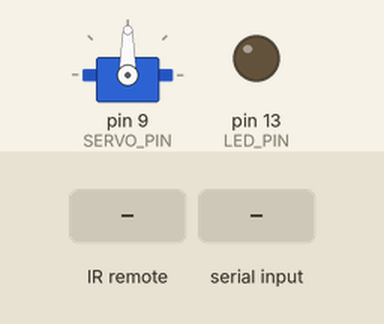
Simulated run of this program. Board: Arduino Uno, built with avr-gcc and run on an emulated ATmega328P. Shown: servo, output pins drawn as LEDs (lit = HIGH). The inputs (shaded band) are chosen by the test bench. What the program prints to the serial monitor is not drawn.

Above: at 1.8 s.
1.9 s: infrared code 0xFFFFFFFF received
3.4 s: "1" received over Serial
5.0 s: infrared code 0xFFE0E1 received
At 5.9 s:
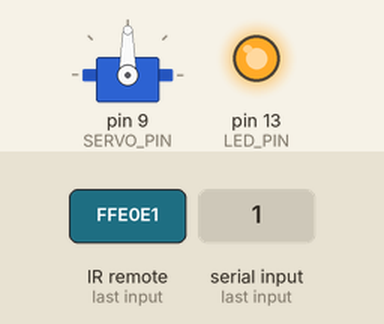
6.5 s: "2" received over Serial
8.1 s: infrared code 0xFF02FD received
At 9.0 s:
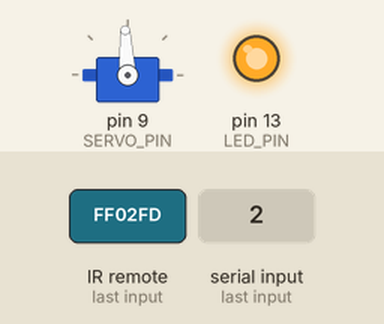
Timing chart, 0 to 10.6 s (numbered marks = the images above; inputs shaded):
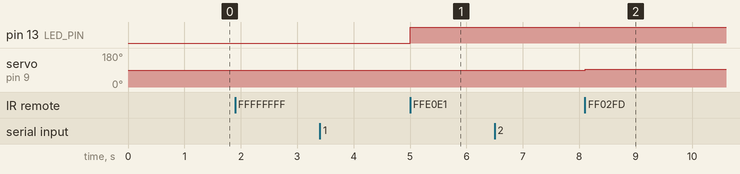

Measured:
- after the input at 1.9 s, every drawn part: stays the same
- after the input at 3.4 s, every drawn part: stays the same
- after the input at 5.0 s, pin 13 (LED_PIN): LOW → HIGH at once
- after the input at 6.5 s, every drawn part: stays the same
- after the input at 8.1 s, servo on pin 9 (SERVO_PIN): 90° → 93° at once

The program:

main.cpp
```cpp
// (licence header left out)
#include <Arduino.h>
#include <IRremote.h>
#include <Servo.h>

// ----------------------------------------------------------
//                    Константи та змінні
// ----------------------------------------------------------

const int RECV_PIN = 2;   ///< Пін приймача ІЧ-пульта
const int LED_PIN = 13;   ///< Вбудований світлодіод
const int SERVO_PIN = 9;  ///< Пін сервоприводу
const int ANGLE_STEP = 3; ///< Крок зміни кута сервоприводу

IRrecv irrecv(RECV_PIN);  ///< Об’єкт приймача ІЧ-сигналів
decode_results results;   ///< Збереження прийнятого коду
Servo myServo;            ///< Об’єкт сервоприводу

int menuMode = 0;         ///< Поточний режим (0 – моніторинг, 1 – LED, 2 – серво)
int servoAngle = 90;      ///< Поточний кут сервоприводу

// ----------------------------------------------------------
//                   ПРОТОТИПИ ФУНКЦІЙ
// ----------------------------------------------------------
void PrintMenu();
void HandleSerialInput();
void HandleIRInput();
void HandleLEDControl(unsigned long code);
void HandleServoControl(unsigned long code);
void PrintAngleChange(int angle);

// ----------------------------------------------------------
//                         SETUP()
// ----------------------------------------------------------
void setup() {
  Serial.begin(9600);
  Serial.println("====================================================");
  Serial.println("📡 Система керування через ІЧ-пульт і Serial Monitor");
  Serial.println("====================================================");
  Serial.println();
  Serial.println(">  Ініціалізація пристроїв: ");

  irrecv.enableIRIn();
  pinMode(LED_PIN, OUTPUT);
  Serial.println("[+]  Ініціалізація вбудованого світлодіоду ");
  Serial.println("[+]  Ініціалізація IR-приймача ");
  if (myServo.attach(SERVO_PIN))
  {
    Serial.println("[+]  Ініціалізація сервоприводу ");
    myServo.write(servoAngle);
  }
  else Serial.println("[-]  Ініціалізація сервоприводу ");
  Serial.println();
  PrintMenu();
}

// ----------------------------------------------------------
//                          LOOP()
// ----------------------------------------------------------
void loop() {
  HandleSerialInput(); // Обробка вводу з терміналу
  HandleIRInput();     // Обробка команд із пульта
}

// ----------------------------------------------------------
//                    ОБРОБКА ВВОДУ З SERIAL
// ----------------------------------------------------------
/**
 * @brief Обробляє введення користувача з терміналу (Serial Monitor).
 *
 * Користувач може ввести цифру 0, 1 або 2 для перемикання між режимами:
 * - 0 — Моніторинг кнопок пульта
 * - 1 — Керування світлодіодом
 * - 2 — Керування сервоприводом
 */
void HandleSerialInput() {
  if (Serial.available()) {
    char choice = Serial.read();
    switch (choice) {
      case '0': menuMode = 0; break;
      case '1': menuMode = 1; break;
      case '2': menuMode = 2; break;
      default:
        Serial.println("❌ Невідомий вибір. Введіть 0, 1 або 2.");
        return;
    }
    PrintMenu();
  }
}

// ----------------------------------------------------------
//                 ОБРОБКА СИГНАЛІВ З ПУЛЬТА
// ----------------------------------------------------------
/**
 * @brief Обробляє команди з ІЧ-пульта в залежності від поточного режиму.
 *
 * Усі прийняті коди виводяться у Serial Monitor у шістнадцятковому форматі.
 * Відповідна функція обробки викликається залежно від активного режиму меню.
 */
void HandleIRInput() {
  if (irrecv.decode(&results)) {
    unsigned long code = results.value;

    // Вивід коду кнопки
    Serial.print("Код кнопки: 0x");
    Serial.println(code, HEX);

    switch (menuMode) {
      case 0:
        Serial.println("Режим моніторингу: кнопка прийнята.\n");
        break;
      case 1:
        HandleLEDControl(code);
        break;
      case 2:
        HandleServoControl(code);
        break;
    }

    irrecv.resume(); // Готуватися до прийому наступного сигналу
  }
}

// ----------------------------------------------------------
//                    ВИВІД МЕНЮ В ТЕРМІНАЛ
// ----------------------------------------------------------
/**
 * @brief Виводить головне меню програми у Serial Monitor.
 */
void PrintMenu() {
  Serial.println("\n=== ГОЛОВНЕ МЕНЮ ===");
  Serial.println("0 - Режим моніторингу кнопок");
  Serial.println("1 - Керування світлодіодом");
  Serial.println("2 - Керування сервоприводом");
  Serial.print("Поточний режим: ");
  switch (menuMode) {
    case 0: Serial.println("Моніторинг кнопок"); break;
    case 1: Serial.println("LED-керування"); break;
    case 2: Serial.println("Серво-керування"); break;
  }
  Serial.println("====================\n");
}

// ----------------------------------------------------------
//              КЕРУВАННЯ СВІТЛОДІОДОМ З ПУЛЬТА
// ----------------------------------------------------------
/**
 * @brief Обробляє натискання кнопок пульта у режимі керування LED.
 *
 * Кнопка '*' — вмикає світлодіод.
 * Кнопка '#' — вимикає світлодіод.
 */
void HandleLEDControl(unsigned long code) {
  switch (code) {
    case 0xFFFFFFFF: break; // Повтор — пропускаємо
    case 0xFFE0E1:   // Код кнопки "*"
      digitalWrite(LED_PIN, HIGH);
      Serial.println("💡 Світлодіод УВІМКНЕНО\n");
      break;
    case 0xFF02FD:   // Код кнопки "#"
      digitalWrite(LED_PIN, LOW);
      Serial.println("💡 Світлодіод ВИМКНЕНО\n");
      break;
    default:
      Serial.println("Невідома кнопка у режимі LED.");
  }
}

// ----------------------------------------------------------
//               КЕРУВАННЯ СЕРВОПРИВОДОМ
// ----------------------------------------------------------
/**
 * @brief Обробляє натискання кнопок пульта у режимі керування сервоприводом.
 *
 * Кнопка '*' — зменшує кут на 3°.
 * Кнопка '#' — збільшує кут на 3°.
 */
void HandleServoControl(unsigned long code) {
  switch (code) {
    case 0xFFFFFFFF: break;
    case 0xFFE0E1:   // "*"
      servoAngle -= ANGLE_STEP;
      if (servoAngle < 0) servoAngle = 0;
      myServo.write(servoAngle);
      PrintAngleChange(servoAngle);
      break;
    case 0xFF02FD:   // "#"
      servoAngle += ANGLE_STEP;
      if (servoAngle > 180) servoAngle = 180;
      myServo.write(servoAngle);
      PrintAngleChange(servoAngle);
      break;
    default:
      Serial.println("Невідома кнопка у режимі серво.");
  }
}

// ----------------------------------------------------------
//              ВИВІД КУТА СЕРВО У MONITOR
// ----------------------------------------------------------
/**
 * @brief Виводить поточний кут сервоприводу у графічному вигляді.
 * @param angle Поточний кут сервоприводу.
 */
void PrintAngleChange(int angle) {
  Serial.print("Поточний кут сервоприводу: ");
  Serial.print(angle);
  Serial.print("°  [");

  int filled = map(angle, 0, 180, 0, 20);
  for (int i = 0; i < 20; i++) {
    if (i < filled) Serial.print("#");
    else Serial.print("-");
  }
  Serial.println("]\n");
}
```
